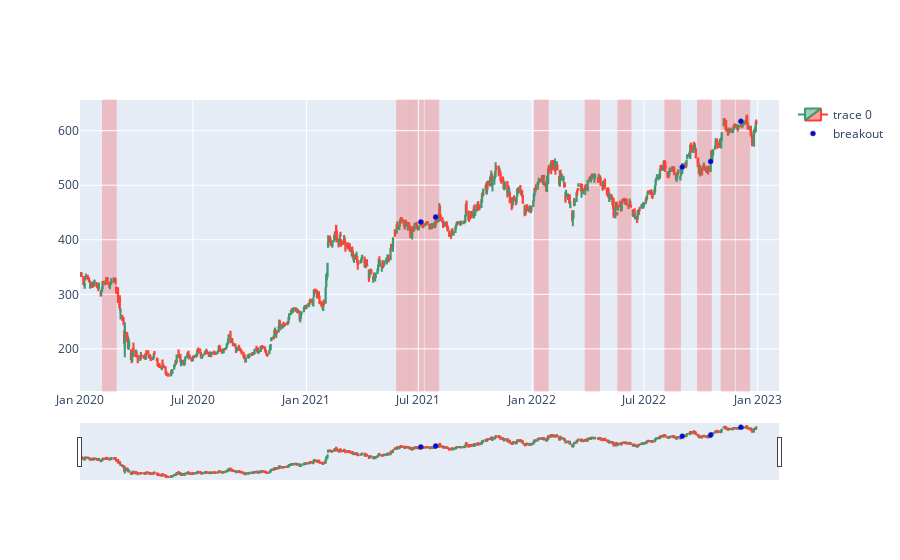

Here is the notebook cell this chart was saved with:
### Code cell
fig = graph_candlestick(df, consolidating_periods)

# mark the breakout periods as a scatter on the graph
fig.add_trace(go.Scatter(x=df.iloc[breakout_periods]['Date'], y=df.iloc[breakout_periods]['Close'], mode='markers', name='breakout', 
                         marker = dict(size = 5, color = 'blue', line=dict(width=0.5)))
            )
fig

### Figure 1 — Plotly figure (JSON) as saved in the notebook; plotly's stock layout.template omitted (floating-point values rounded to 4 significant figures; data arrays with more than 128 entries replaced by an {"elided": "..."} marker saying what was removed)
{"data": [{"close": {"elided": "747 float values"}, "high": {"elided": "747 float values"}, "low": {"elided": "747 float values"}, "open": {"elided": "747 float values"}, "type": "candlestick", "x": {"elided": "747 str values"}}, {"marker": {"color": "blue", "line": {"width": 0.5}, "size": 5}, "mode": "markers", "name": "breakout", "type": "scatter", "x": ["2021-07-05T00:00:00", "2021-07-29T00:00:00", "2022-09-01T00:00:00", "2022-10-17T00:00:00", "2022-12-05T00:00:00"], "y": [432.6, 441.5, 533.3, 543.7, 617.3]}], "layout": {"shapes": [{"fillcolor": "Red", "layer": "below", "line": {"color": "Red", "width": 1}, "opacity": 0.2, "type": "rect", "x0": "2020-02-06T00:00:00", "x1": "2020-02-28T00:00:00", "xref": "x", "y0": 0, "y1": 1, "yref": "paper"}, {"fillcolor": "Red", "layer": "below", "line": {"color": "Red", "width": 1}, "opacity": 0.2, "type": "rect", "x0": "2021-05-27T00:00:00", "x1": "2021-06-17T00:00:00", "xref": "x", "y0": 0, "y1": 1, "yref": "paper"}, {"fillcolor": "Red", "layer": "below", "line": {"color": "Red", "width": 1}, "opacity": 0.2, "type": "rect", "x0": "2021-06-18T00:00:00", "x1": "2021-07-09T00:00:00", "xref": "x", "y0": 0, "y1": 1, "yref": "paper"}, {"fillcolor": "Red", "layer": "below", "line": {"color": "Red", "width": 1}, "opacity": 0.2, "type": "rect", "x0": "2021-07-12T00:00:00", "x1": "2021-08-03T00:00:00", "xref": "x", "y0": 0, "y1": 1, "yref": "paper"}, {"fillcolor": "Red", "layer": "below", "line": {"color": "Red", "width": 1}, "opacity": 0.2, "type": "rect", "x0": "2022-01-05T00:00:00", "x1": "2022-01-27T00:00:00", "xref": "x", "y0": 0, "y1": 1, "yref": "paper"}, {"fillcolor": "Red", "layer": "below", "line": {"color": "Red", "width": 1}, "opacity": 0.2, "type": "rect", "x0": "2022-03-28T00:00:00", "x1": "2022-04-20T00:00:00", "xref": "x", "y0": 0, "y1": 1, "yref": "paper"}, {"fillcolor": "Red", "layer": "below", "line": {"color": "Red", "width": 1}, "opacity": 0.2, "type": "rect", "x0": "2022-05-20T00:00:00", "x1": "2022-06-10T00:00:00", "xref": "x", "y0": 0, "y1": 1, "yref": "paper"}, {"fillcolor": "Red", "layer": "below", "line": {"color": "Red", "width": 1}, "opacity": 0.2, "type": "rect", "x0": "2022-08-04T00:00:00", "x1": "2022-08-29T00:00:00", "xref": "x", "y0": 0, "y1": 1, "yref": "paper"}, {"fillcolor": "Red", "layer": "below", "line": {"color": "Red", "width": 1}, "opacity": 0.2, "type": "rect", "x0": "2022-09-26T00:00:00", "x1": "2022-10-18T00:00:00", "xref": "x", "y0": 0, "y1": 1, "yref": "paper"}, {"fillcolor": "Red", "layer": "below", "line": {"color": "Red", "width": 1}, "opacity": 0.2, "type": "rect", "x0": "2022-11-03T00:00:00", "x1": "2022-11-25T00:00:00", "xref": "x", "y0": 0, "y1": 1, "yref": "paper"}, {"fillcolor": "Red", "layer": "below", "line": {"color": "Red", "width": 1}, "opacity": 0.2, "type": "rect", "x0": "2022-11-28T00:00:00", "x1": "2022-12-19T00:00:00", "xref": "x", "y0": 0, "y1": 1, "yref": "paper"}]}}
